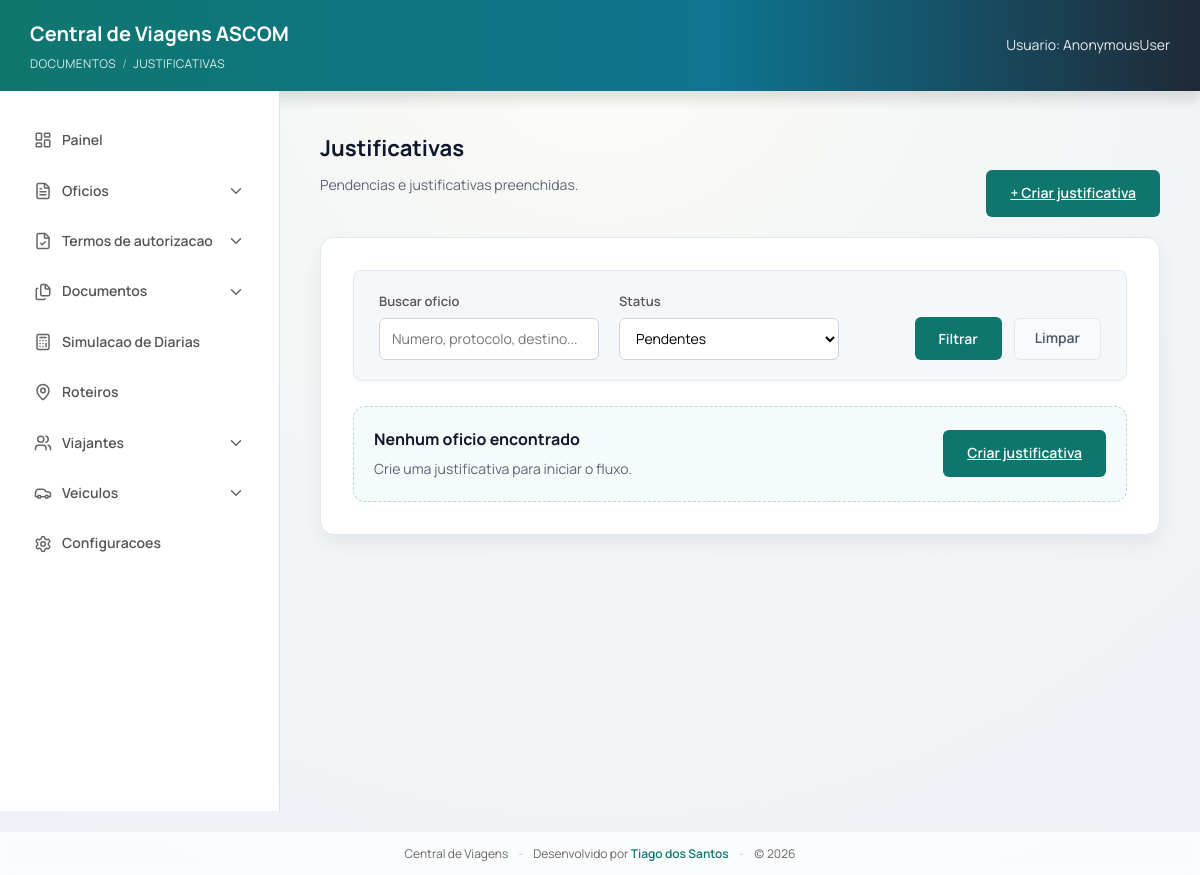
Page /justificativas/ on the earlier database version.
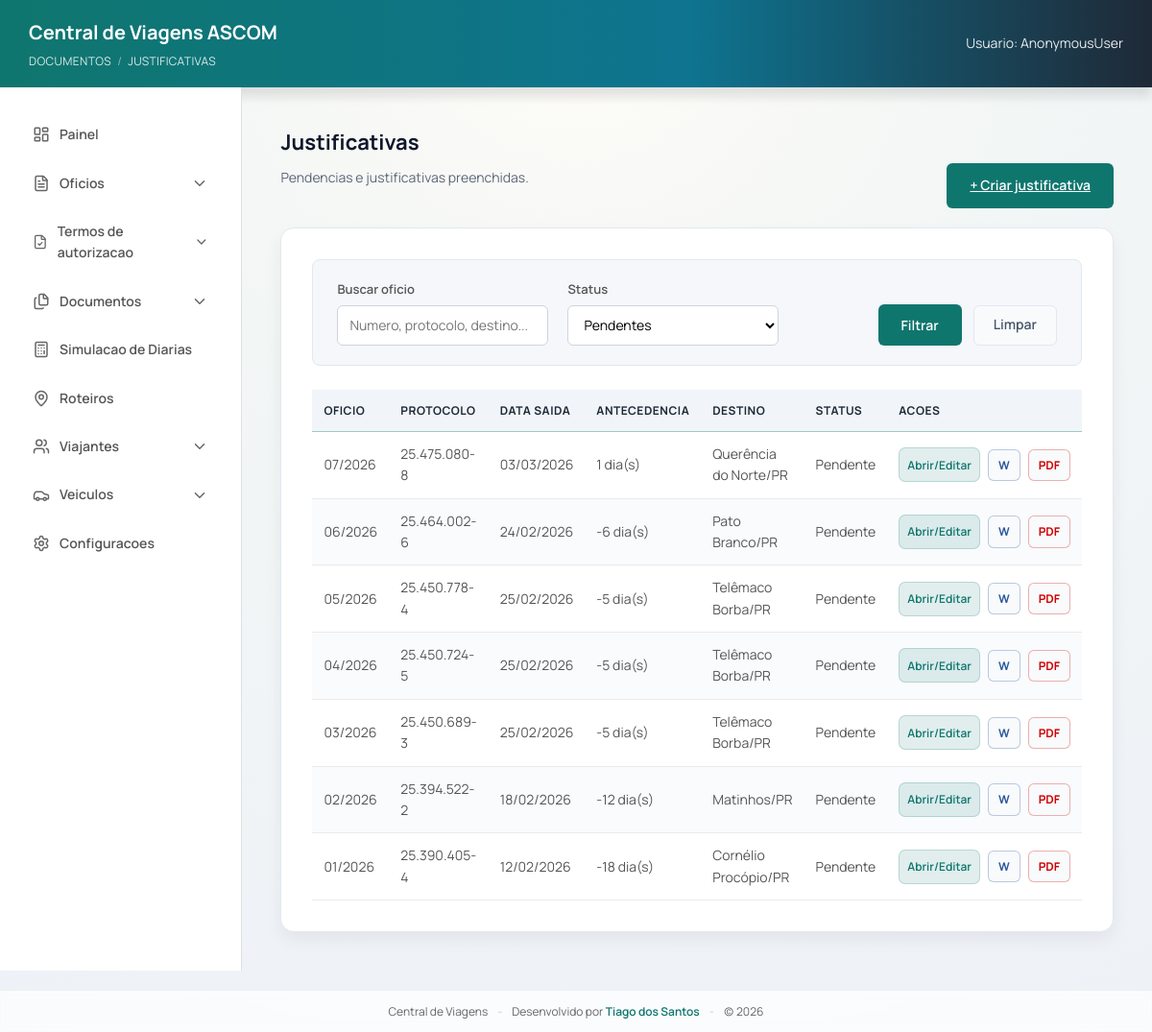
Same page on the later database version.
### viagens/models.py (models this page shows, shortened)
class Oficio(models.Model):
    class Status(models.TextChoices):
        DRAFT = "DRAFT", "Rascunho"
        FINAL = "FINAL", "Finalizado"
    class AssuntoTipo(models.TextChoices):
        AUTORIZACAO = "AUTORIZACAO", "Autorizacao"
        CONVALIDACAO = "CONVALIDACAO", "Convalidacao"
    class CustosChoices(models.TextChoices):
        UNIDADE = "UNIDADE", "UNIDADE – DPC (diária e combustível serão custeados pela DPC)."
        OUTRA_INSTITUICAO = "OUTRA_INSTITUICAO", "OUTRA INSTITUIÇÃO"
        SEM_ONUS = "SEM_ONUS", "Com ônus limitados aos próprios vencimentos"
    class CusteioTipoChoices(models.TextChoices):
        UNIDADE = "UNIDADE", "UNIDADE - DPC (diarias e combustivel serao custeados pela DPC)."
        OUTRA_INSTITUICAO = "OUTRA_INSTITUICAO", "OUTRA INSTITUICAO"
        ONUS_LIMITADOS = "ONUS_LIMITADOS", "ONUS LIMITADOS AOS PROPRIOS VENCIMENTOS"
    class DestinoChoices(models.TextChoices):
        GAB = "GAB", "GABINETE DO DELEGADO GERAL ADJUNTO"
        SESP = "SESP", "SESP"
    acao = models.ForeignKey(
        AcaoInstitucional,
        on_delete=models.SET_NULL,
        related_name="oficios",
        null=True,
        blank=True,
        verbose_name="Acao Institucional",
    )
    roteiro = models.ForeignKey(
        "Roteiro",
        on_delete=models.SET_NULL,
        related_name="oficios_como_roteiro",
        null=True,
        blank=True,
        verbose_name="Roteiro de Viagem",
    )
    oficio = models.CharField(max_length=50, blank=True, default="")
    numero = models.PositiveIntegerField(null=True, blank=True, db_index=True)
    ano = models.PositiveIntegerField(null=True, blank=True, db_index=True)
    protocolo = models.CharField(max_length=80, blank=True, default="")
    destino = models.CharField(
        max_length=40,
        choices=DestinoChoices.choices,
        default=DestinoChoices.GAB,
        editable=False,
    )
    status = models.CharField(
        max_length=20,
        choices=Status.choices,
        default=Status.DRAFT,
        db_index=True,
    )
    assunto = models.CharField(max_length=200, blank=True)
    assunto_tipo = models.CharField(
        max_length=20,
        choices=AssuntoTipo.choices,
        default=AssuntoTipo.AUTORIZACAO,
    )
    tipo_destino = models.CharField(
        max_length=20,
        blank=True,
        choices=[
            ("INTERIOR", "Interior"),
            ("CAPITAL", "Capital"),
            ("BRASILIA", "Brasilia"),
        ],
    )
    estado_sede = models.ForeignKey(
        Estado,
        on_delete=models.SET_NULL,
        null=True,
        blank=True,
        related_name="oficios_sede",
    )
    cidade_sede = models.ForeignKey(
        Cidade,
        on_delete=models.SET_NULL,
        null=True,
        blank=True,
        related_name="oficios_sede",
    )
    estado_destino = models.ForeignKey(
        Estado,
        on_delete=models.SET_NULL,
        null=True,
        blank=True,
        related_name="oficios_destino",
    )
    cidade_destino = models.ForeignKey(
        Cidade,
        on_delete=models.SET_NULL,
        null=True,
        blank=True,
        related_name="oficios_destino",
    )
    roteiro_ida_saida_local = models.CharField(max_length=200, blank=True)
    roteiro_ida_saida_datahora = models.CharField(max_length=200, blank=True)
    roteiro_ida_chegada_local = models.CharField(max_length=200, blank=True)
    roteiro_ida_chegada_datahora = models.CharField(max_length=200, blank=True)
    roteiro_volta_saida_local = models.CharField(max_length=200, blank=True)
    roteiro_volta_saida_datahora = models.CharField(max_length=200, blank=True)
    roteiro_volta_chegada_local = models.CharField(max_length=200, blank=True)
    roteiro_volta_chegada_datahora = models.CharField(max_length=200, blank=True)
    retorno_saida_cidade = models.CharField(max_length=120, blank=True)
    retorno_saida_data = models.DateField(null=True, blank=True)
    retorno_saida_hora = models.TimeField(null=True, blank=True)
    retorno_chegada_cidade = models.CharField(max_length=120, blank=True)
    retorno_chegada_data = models.DateField(null=True, blank=True)
    retorno_chegada_hora = models.TimeField(null=True, blank=True)
    quantidade_diarias = models.CharField(max_length=120, blank=True)
    valor_diarias = models.CharField(max_length=120, blank=True)
    valor_diarias_extenso = models.CharField(max_length=200, blank=True)
    tipo_viatura = models.CharField(
        max_length=20,
        blank=True,
        choices=[("CARACTERIZADA", "Caracterizada"), ("DESCARACTERIZADA", "Descaracterizada")],
        default="DESCARACTERIZADA"
    )
    tipo_custeio = models.CharField(
        max_length=30,
        blank=True,
        choices=[
            ("UNIDADE", "Unidade"),
            ("OUTRA_INSTITUICAO", "Outra instituicao"),
            ("SEM_ONUS", "Sem onus"),
        ],
    )
    custeio_tipo = models.CharField(
        max_length=30,
        blank=True,
        choices=CusteioTipoChoices.choices,
        default=CusteioTipoChoices.UNIDADE,
    )
    custeio_texto_override = models.TextField(blank=True, default="")
    custos = models.CharField(
        max_length=20,
        choices=CustosChoices.choices,
        default=CustosChoices.UNIDADE,
    )
    nome_instituicao_custeio = models.CharField(
        max_length=200,
        blank=True,
        default="",
    )
    google_doc_id = models.CharField(max_length=200, blank=True)
    google_doc_url = models.URLField(blank=True)
    pdf_file_id = models.CharField(max_length=200, blank=True)
    pdf_url = models.URLField(blank=True)
    placa = models.CharField(max_length=10, blank=True)
    modelo = models.CharField(max_length=120, blank=True)
    combustivel = models.CharField(max_length=80, blank=True)
    motorista = models.CharField(max_length=120, blank=True)
    motorista_oficio = models.CharField(max_length=80, blank=True)
    motorista_oficio_numero = models.PositiveIntegerField(null=True, blank=True)
    motorista_oficio_ano = models.PositiveIntegerField(null=True, blank=True)
    motorista_protocolo = models.CharField(max_length=80, blank=True)
    motorista_carona = models.BooleanField(default=False)
    motorista_viajante = models.ForeignKey(
        Viajante,
        on_delete=models.SET_NULL,
        null=True,
        blank=True,
        related_name="oficios_motorista",
    )
    carona_oficio_referencia = models.ForeignKey(
        "self",
        on_delete=models.SET_NULL,
        null=True,
        blank=True,
        related_name="oficios_que_usam_como_carona",
    )
    motivo = models.TextField(blank=True)
    justificativa_texto = models.TextField(blank=True, default="")
    justificativa_modelo = models.CharField(max_length=50, blank=True, default="")
    veiculo = models.ForeignKey(
        Veiculo,
        on_delete=models.SET_NULL,
        null=True,
        blank=True,
        related_name="oficios",
    )
    viajantes = models.ManyToManyField(Viajante, related_name="oficios", blank=True)
    created_at = models.DateTimeField(auto_now_add=True, db_index=True)
    updated_at = models.DateTimeField(auto_now=True)
    class Meta:
        constraints = [
            models.UniqueConstraint(
                fields=["ano", "numero"],
                name="uniq_oficio_numero_por_ano",
            )
        ]
    @property
    def numero_formatado(self) -> str:
        return format_oficio_num(self.numero, self.ano)
    @property
    def protocolo_formatado(self) -> str:
        return format_protocolo_num(self.protocolo)

class Trecho(models.Model):
    oficio = models.ForeignKey(
        Oficio,
        on_delete=models.CASCADE,
        related_name="trechos",
    )
    ordem = models.PositiveIntegerField(default=1)
    origem_estado = models.ForeignKey(
        Estado,
        on_delete=models.SET_NULL,
        null=True,
        blank=True,
        related_name="trechos_origem",
    )
    origem_cidade = models.ForeignKey(
        Cidade,
        on_delete=models.SET_NULL,
        null=True,
        blank=True,
        related_name="trechos_origem",
    )
    destino_estado = models.ForeignKey(
        Estado,
        on_delete=models.SET_NULL,
        null=True,
        blank=True,
        related_name="trechos_destino",
    )
    destino_cidade = models.ForeignKey(
        Cidade,
        on_delete=models.SET_NULL,
        null=True,
        blank=True,
        related_name="trechos_destino",
    )
    saida_data = models.DateField(null=True, blank=True)
    saida_hora = models.TimeField(null=True, blank=True)
    chegada_data = models.DateField(null=True, blank=True)
    chegada_hora = models.TimeField(null=True, blank=True)
    class Meta:
        ordering = ["ordem"]

### viagens/views/_shared.py (the view, shortened to what this page needs)
# urls.py: path("justificativas/", views.justificativas_list, name="justificativas_list"),
@require_GET
def justificativas_list(request):
    q = (request.GET.get("q") or "").strip()
    status_filter = (request.GET.get("status") or "pendentes").strip().lower()
    if status_filter not in {"pendentes", "completas"}:
        status_filter = "pendentes"
    params = request.GET.copy()
    params.pop("page", None)
    querystring = params.urlencode()
    oficios = (
        Oficio.objects.select_related("cidade_destino", "estado_destino")
        .prefetch_related("trechos")
        .order_by("-created_at")
    )
    rows: list[dict[str, object]] = []
    for oficio in oficios:
        antecedencia = get_antecedencia_dias(oficio=oficio)
        primeira_saida = get_primeira_saida_data(oficio=oficio)
        preenchida = has_justificativa_preenchida(oficio)
        pendente = bool(antecedencia is not None and antecedencia < 10 and not preenchida)
        completa = preenchida
        if status_filter == "pendentes" and not pendente:
            continue
        if status_filter == "completas" and not completa:
            continue
        rows.append(
            {
                "oficio": oficio,
                "antecedencia": antecedencia,
                "primeira_saida": primeira_saida,
                "destinos": _resolve_destinos_oficio(oficio),
                "pendente": pendente,
                "completa": completa,
            }
        )
    paginator = Paginator(rows, 25)
    page_obj = paginator.get_page(request.GET.get("page"))
    return render(
        request,
        "viagens/justificativas_list.html",
        {
            "rows": page_obj,
            "page_obj": page_obj,
            "status_filter": status_filter,
            "q": q,
            "querystring": querystring,
        },
    )

### viagens/templates/viagens/justificativas_list.html (shortened to what this page needs)
{% extends "viagens/base.html" %}
{% block breadcrumb %}
  Documentos <span class="breadcrumb-sep">/</span> Justificativas
{% endblock %}
{% block content %}
  <div class="page-header">
    <div>
      <h2 class="page-title">Justificativas</h2>
      <p class="page-subtitle">Pendencias e justificativas preenchidas.</p>
    </div>
    <div class="page-actions">
      <a class="btn-primary" href="{% url 'justificativa_criar' %}">+ Criar justificativa</a>
    </div>
  </div>
  <div class="list-card">
    <div class="filter-bar">
      <form method="get" class="filter-form">
        <div class="filter-left">
          <div class="filter-group">
            <label>Buscar oficio</label>
            <input type="text" name="q" value="{{ q }}" placeholder="Numero, protocolo, destino..." />
          </div>
          <div class="filter-group">
            <label>Status</label>
            <select name="status">
              <option value="pendentes" {% if status_filter == "pendentes" %}selected{% endif %}>Pendentes</option>
            </select>
          </div>
        </div>
        <div class="filter-actions">
          <button class="btn-primary" type="submit">Filtrar</button>
          <a class="btn-clear" href="{% url 'justificativas_list' %}">Limpar</a>
        </div>
      </form>
    </div>
    {% if rows %}
      <table class="table">
        <thead>
          <tr>
            <th>Oficio</th>
            <th>Protocolo</th>
            <th>Data saida</th>
            <th>Antecedencia</th>
            <th>Destino</th>
            <th>Status</th>
            <th class="table-actions-header">Acoes</th>
          </tr>
        </thead>
        <tbody>
          {% for row in rows %}
            <tr>
              <td>{{ row.oficio.numero_formatado|default:row.oficio.oficio|default:row.oficio.id }}</td>
              <td>{{ row.oficio.protocolo_formatado|default:row.oficio.protocolo|default:"-" }}</td>
              <td>
                {% if row.primeira_saida %}
                  {{ row.primeira_saida|date:"d/m/Y" }}
                {% else %}
                  -
                {% endif %}
              </td>
              <td>
                {% if row.antecedencia is not None %}
                  {{ row.antecedencia }} dia(s)
                {% else %}
                  -
                {% endif %}
              </td>
              <td>{{ row.destinos }}</td>
              <td>{% if row.pendente %}Pendente{% else %}Completa{% endif %}</td>
              <td class="table-actions-cell">
                <div class="table-actions table-actions--right">
                  <a class="btn-edit btn-small" href="{% url 'justificativa_form' row.oficio.id %}?next={% url 'justificativas_list' %}">Abrir/Editar</a>
                  <a class="btn-icon btn-icon--docx" href="{% url 'oficio_download_docx' row.oficio.id %}" aria-label="Gerar oficio DOCX">W</a>
                  <a class="btn-icon btn-icon--pdf" href="{% url 'oficio_download_pdf' row.oficio.id %}" aria-label="Gerar oficio PDF">PDF</a>
                </div>
              </td>
            </tr>
          {% endfor %}
        </tbody>
      </table>
    {% else %}
      <div class="empty-state">
        <div>
          <strong>Nenhum oficio encontrado</strong>
          <p>Crie uma justificativa para iniciar o fluxo.</p>
        </div>
        <a class="btn-primary" href="{% url 'justificativa_criar' %}">Criar justificativa</a>
      </div>
    {% endif %}
  </div>
{% endblock %}

Differences in the rows shown:
added Oficio: oficio.numero_formatado "07/2026", oficio.protocolo_formatado "25.475.080-8", primeira_saida "03/03/2026", antecedencia "1", destinos "Querência do Norte/PR"
added Oficio: oficio.numero_formatado "06/2026", oficio.protocolo_formatado "25.464.002-6", primeira_saida "24/02/2026", antecedencia "-6", destinos "Pato Branco/PR"
added Oficio: oficio.numero_formatado "05/2026", oficio.protocolo_formatado "25.450.778-4", primeira_saida "25/02/2026", antecedencia "-5", destinos "Telêmaco Borba/PR"
added Oficio: oficio.numero_formatado "04/2026", oficio.protocolo_formatado "25.450.724-5", primeira_saida "25/02/2026", antecedencia "-5", destinos "Telêmaco Borba/PR"
added Oficio: oficio.numero_formatado "03/2026", oficio.protocolo_formatado "25.450.689-3", primeira_saida "25/02/2026", antecedencia "-5", destinos "Telêmaco Borba/PR"
added Oficio: oficio.numero_formatado "02/2026", oficio.protocolo_formatado "25.394.522-2", primeira_saida "18/02/2026", antecedencia "-12", destinos "Matinhos/PR"
added Oficio: oficio.numero_formatado "01/2026", oficio.protocolo_formatado "25.390.405-4", primeira_saida "12/02/2026", antecedencia "-18", destinos "Cornélio Procópio/PR"
Other differences:
text no longer shown: "Nenhum oficio encontrado Crie uma justificativa para iniciar o fluxo. Criar justificativa"
text now shown: "OFICIO PROTOCOLO DATA SAIDA ANTECEDENCIA DESTINO STATUS ACOES"
